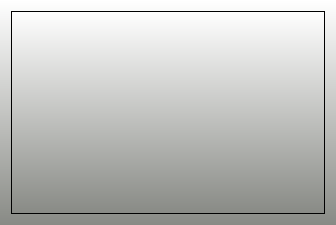
<?xml version="1.0" encoding="UTF-8"?>
<ui version="4.0">
 <class>MyCodeEditor</class>
 <widget class="QWidget" name="MyCodeEditor">
  <property name="geometry">
   <rect>
    <x>0</x>
    <y>0</y>
    <width>336</width>
    <height>225</height>
   </rect>
  </property>
  <property name="windowTitle">
   <string>Form</string>
  </property>
  <property name="styleSheet">
   <string notr="true">background-color: qlineargradient(spread:pad, x1:1, y1:1, x2:1, y2:0, stop:0 rgba(136, 138, 133, 255), stop:1 rgba(255, 255, 255, 255));</string>
  </property>
  <layout class="QVBoxLayout" name="verticalLayout">
   <item>
    <widget class="QPlainTextEdit" name="textEdit"/>
   </item>
  </layout>
 </widget>
 <resources/>
 <connections/>
</ui>
